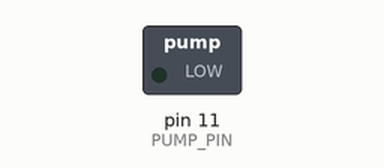
Simulated run of this sketch. Board: Arduino Uno, built with avr-gcc and run on an emulated ATmega328P. Parts: switched loads named in the sketch (green lamp = pin HIGH).

Above: at 0.05 s.
At 0.15 s:
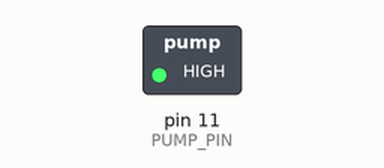
At 0.3 s:
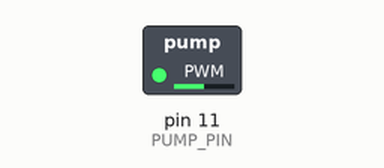
Timing chart, 0 to 3.0 s (numbered marks = the images above):
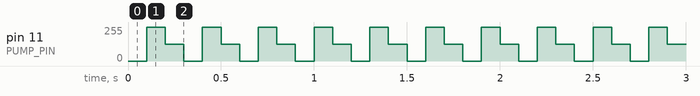

The sketch:

OnePinThreeV.ino
```cpp
/*

  OnePinThreeV

  For info and circuit diagrams see https://github.com/tardate/LittleArduinoProjects/tree/main/Electronics101/Power/DicksonChargePump/OnePinThreeV

 */

const int PUMP_PIN=11;
const int MODE_DELAY=100;

/*
 * Enable Timer2 Fast PWM on pin 11
 *   NB: pins must be set to OUTPUT for PWM to appear on the pins
 *   Fast PWM  : WGM21 WGM20
 *   Clear OC2A on Compare Match (COM2A1)
 *   OC2B disconnected
 *   Frequency : 16MHz/1/256 = 62.5kHz (CS20)
 *   Pin 11    : (127+1)/256 = 50% duty cycle (OCR2A)
 */
void startPwm() {
  TCCR2A = _BV(COM2A1) | _BV(WGM21) | _BV(WGM20);
  TCCR2B = _BV(CS20);
  OCR2A = 127;
}

void stopPwm() {
  TCCR2A = 0;
  TCCR2B = 0;
}

void setOutputPwm() {
  startPwm();
}

void setOutputHigh() {
  stopPwm();
  digitalWrite(PUMP_PIN, HIGH);
}

void setOutputLow() {
  stopPwm();
  digitalWrite(PUMP_PIN, LOW);
}

void setup() {
  pinMode(PUMP_PIN, OUTPUT);
}

void loop() {
  setOutputLow();
  delay(MODE_DELAY);
  setOutputHigh();
  delay(MODE_DELAY);
  setOutputPwm();
  delay(MODE_DELAY);
}
```

Measured:
- by itself, pin 11 (PUMP_PIN): repeats every 0.30 s: 127/255 0.10 s, 0/255 0.10 s, 255/255 0.10 s
